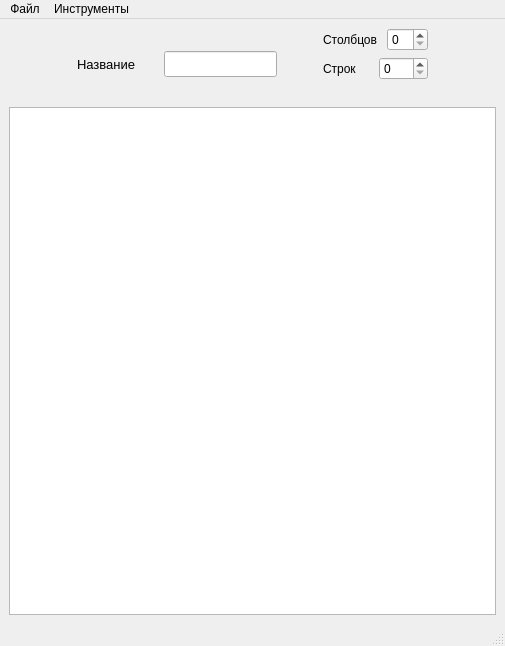
<?xml version="1.0" encoding="UTF-8"?>
<ui version="4.0">
 <class>Create_Level</class>
 <widget class="QMainWindow" name="Create_Level">
  <property name="geometry">
   <rect>
    <x>0</x>
    <y>0</y>
    <width>505</width>
    <height>646</height>
   </rect>
  </property>
  <property name="windowTitle">
   <string>Редактор карт</string>
  </property>
  <widget class="QWidget" name="centralwidget">
   <layout class="QVBoxLayout" name="verticalLayout_2" stretch="1,7">
    <item>
     <layout class="QHBoxLayout" name="horizontalLayout_box">
      <item>
       <spacer name="horizontalSpacer_5">
        <property name="orientation">
         <enum>Qt::Horizontal</enum>
        </property>
        <property name="sizeHint" stdset="0">
         <size>
          <width>40</width>
          <height>20</height>
         </size>
        </property>
       </spacer>
      </item>
      <item>
       <layout class="QHBoxLayout" name="horizontalLayout_name">
        <property name="sizeConstraint">
         <enum>QLayout::SetFixedSize</enum>
        </property>
        <item>
         <widget class="QLabel" name="name_lable">
          <property name="minimumSize">
           <size>
            <width>81</width>
            <height>21</height>
           </size>
          </property>
          <property name="maximumSize">
           <size>
            <width>81</width>
            <height>21</height>
           </size>
          </property>
          <property name="font">
           <font>
            <pointsize>10</pointsize>
           </font>
          </property>
          <property name="text">
           <string>Название</string>
          </property>
         </widget>
        </item>
        <item>
         <widget class="QLineEdit" name="name_edit">
          <property name="minimumSize">
           <size>
            <width>113</width>
            <height>26</height>
           </size>
          </property>
          <property name="maximumSize">
           <size>
            <width>113</width>
            <height>26</height>
           </size>
          </property>
         </widget>
        </item>
        <item>
         <spacer name="horizontalSpacer_3">
          <property name="orientation">
           <enum>Qt::Horizontal</enum>
          </property>
          <property name="sizeHint" stdset="0">
           <size>
            <width>40</width>
            <height>20</height>
           </size>
          </property>
         </spacer>
        </item>
       </layout>
      </item>
      <item>
       <layout class="QVBoxLayout" name="verticalLayout_rowANDcol">
        <property name="sizeConstraint">
         <enum>QLayout::SetFixedSize</enum>
        </property>
        <item>
         <layout class="QHBoxLayout" name="horizontalLayout_col">
          <item>
           <widget class="QLabel" name="col_lable">
            <property name="text">
             <string>Столбцов </string>
            </property>
           </widget>
          </item>
          <item>
           <widget class="QSpinBox" name="col_spinBox"/>
          </item>
         </layout>
        </item>
        <item>
         <layout class="QHBoxLayout" name="horizontalLayout_row">
          <item>
           <widget class="QLabel" name="row_lable">
            <property name="text">
             <string>Строк</string>
            </property>
           </widget>
          </item>
          <item>
           <widget class="QSpinBox" name="row_spinBox"/>
          </item>
         </layout>
        </item>
        <item>
         <spacer name="verticalSpacer">
          <property name="orientation">
           <enum>Qt::Vertical</enum>
          </property>
          <property name="sizeHint" stdset="0">
           <size>
            <width>20</width>
            <height>40</height>
           </size>
          </property>
         </spacer>
        </item>
       </layout>
      </item>
      <item>
       <spacer name="horizontalSpacer_4">
        <property name="orientation">
         <enum>Qt::Horizontal</enum>
        </property>
        <property name="sizeHint" stdset="0">
         <size>
          <width>40</width>
          <height>20</height>
         </size>
        </property>
       </spacer>
      </item>
     </layout>
    </item>
    <item>
     <widget class="QTableWidget" name="tableField">
      <property name="verticalScrollBarPolicy">
       <enum>Qt::ScrollBarAlwaysOff</enum>
      </property>
      <property name="horizontalScrollBarPolicy">
       <enum>Qt::ScrollBarAlwaysOff</enum>
      </property>
      <property name="editTriggers">
       <set>QAbstractItemView::NoEditTriggers</set>
      </property>
      <attribute name="horizontalHeaderVisible">
       <bool>false</bool>
      </attribute>
      <attribute name="horizontalHeaderCascadingSectionResizes">
       <bool>false</bool>
      </attribute>
      <attribute name="horizontalHeaderDefaultSectionSize">
       <number>20</number>
      </attribute>
      <attribute name="horizontalHeaderMinimumSectionSize">
       <number>20</number>
      </attribute>
      <attribute name="horizontalHeaderStretchLastSection">
       <bool>false</bool>
      </attribute>
      <attribute name="verticalHeaderVisible">
       <bool>false</bool>
      </attribute>
      <attribute name="verticalHeaderCascadingSectionResizes">
       <bool>false</bool>
      </attribute>
      <attribute name="verticalHeaderDefaultSectionSize">
       <number>20</number>
      </attribute>
      <attribute name="verticalHeaderHighlightSections">
       <bool>true</bool>
      </attribute>
      <attribute name="verticalHeaderMinimumSectionSize">
       <number>20</number>
      </attribute>
      <attribute name="verticalHeaderStretchLastSection">
       <bool>false</bool>
      </attribute>
     </widget>
    </item>
   </layout>
  </widget>
  <widget class="QMenuBar" name="menubar">
   <property name="geometry">
    <rect>
     <x>0</x>
     <y>0</y>
     <width>505</width>
     <height>23</height>
    </rect>
   </property>
   <widget class="QMenu" name="menu">
    <property name="title">
     <string>Файл</string>
    </property>
    <addaction name="new_create"/>
    <addaction name="open"/>
    <addaction name="save"/>
   </widget>
   <widget class="QMenu" name="menu_3">
    <property name="title">
     <string>Инструменты</string>
    </property>
    <addaction name="draw"/>
    <addaction name="wash"/>
   </widget>
   <addaction name="menu"/>
   <addaction name="menu_3"/>
  </widget>
  <widget class="QStatusBar" name="statusbar"/>
  <action name="new_create">
   <property name="text">
    <string>Создать</string>
   </property>
  </action>
  <action name="open">
   <property name="text">
    <string>Открыть</string>
   </property>
  </action>
  <action name="save">
   <property name="text">
    <string>Сохранить</string>
   </property>
  </action>
  <action name="draw">
   <property name="checkable">
    <bool>true</bool>
   </property>
   <property name="checked">
    <bool>true</bool>
   </property>
   <property name="enabled">
    <bool>true</bool>
   </property>
   <property name="text">
    <string>Рисовать</string>
   </property>
  </action>
  <action name="wash">
   <property name="checkable">
    <bool>true</bool>
   </property>
   <property name="text">
    <string>Стирать</string>
   </property>
  </action>
 </widget>
 <resources/>
 <connections/>
</ui>
